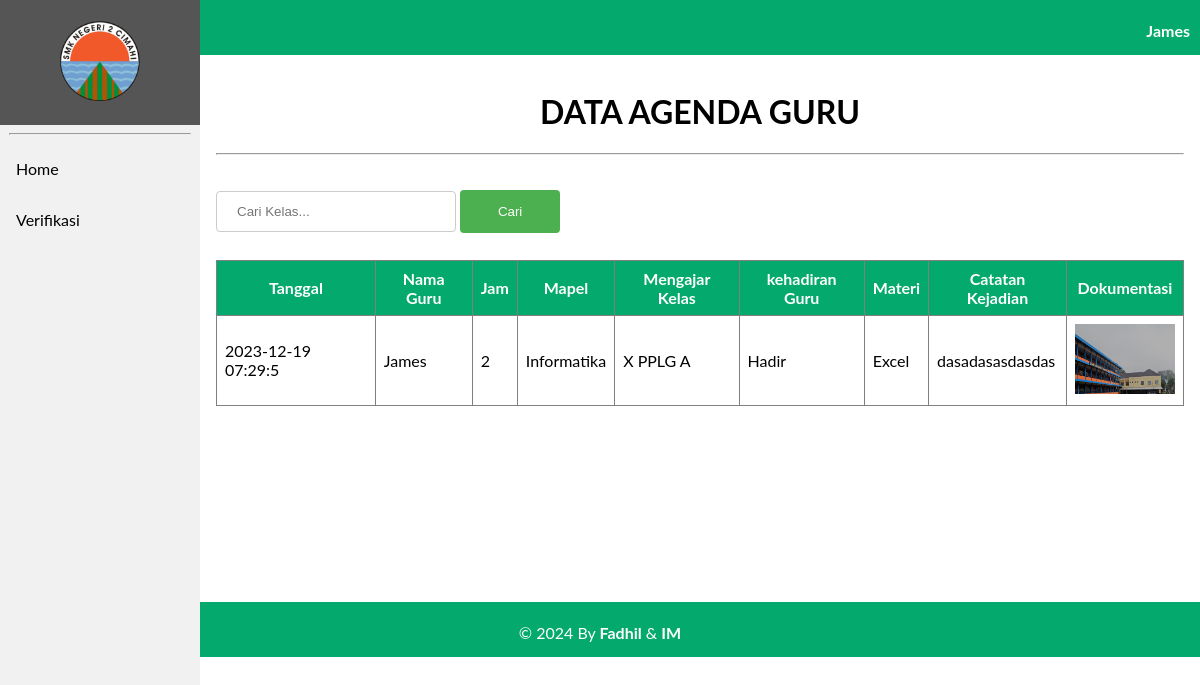
/agenda/tampil_agenda_guru.php?id=198111032008011006, run on an earlier commit of the app's database.
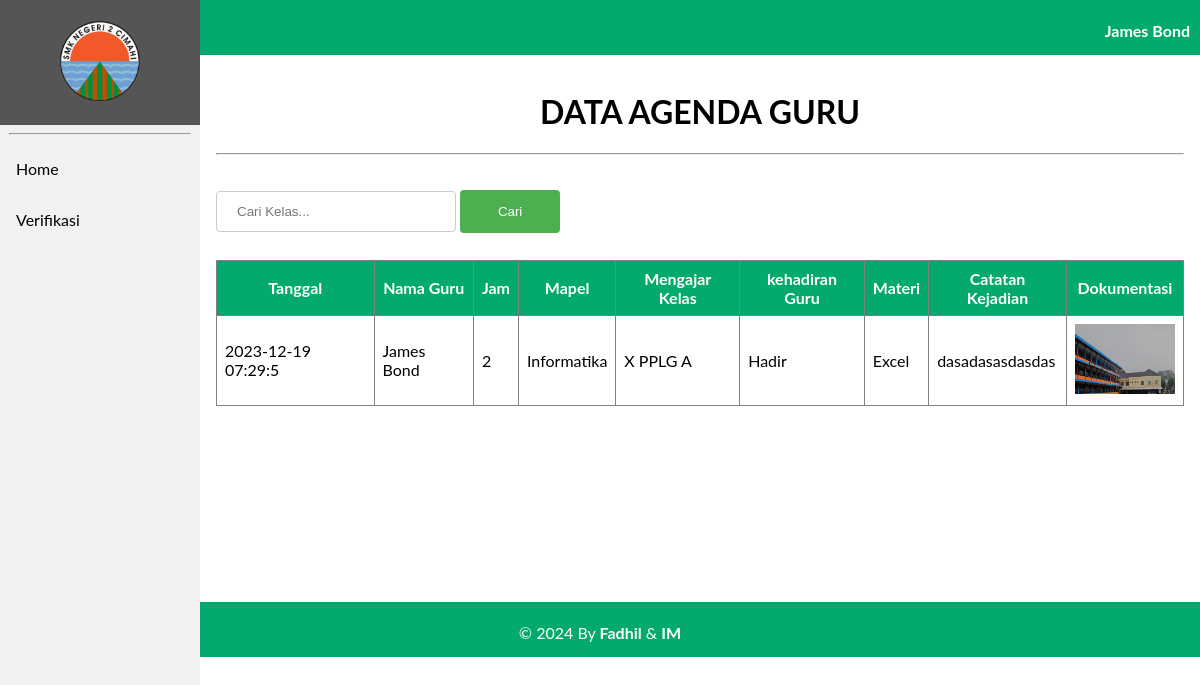
And on a later commit of the database.
### tables this page shows
CREATE TABLE `tb_guru` (
  `nip` varchar(18) NOT NULL,
  `id_mapel` varchar(6) NOT NULL,
  `nama_guru` varchar(100) NOT NULL,
  `password` varchar(100) NOT NULL,
  `role` int(11) NOT NULL
);

CREATE TABLE `tb_agenda_guru` (
  `id_agenda_guru` int(11) NOT NULL,
  `tgl` varchar(18) NOT NULL,
  `jam_ke` int(11) NOT NULL,
  `nip` varchar(18) NOT NULL,
  `id_kelas` varchar(6) NOT NULL,
  `id_mapel` varchar(6) NOT NULL,
  `materi` varchar(200) NOT NULL,
  `dokumentasi` text NOT NULL,
  `catatan_kejadian` text NOT NULL,
  `kehadiran_guru` varchar(50) NOT NULL
);

CREATE TABLE `tb_mapel` (
  `id_mapel` varchar(6) NOT NULL,
  `nama_mapel` varchar(70) NOT NULL
);

CREATE TABLE `tb_kelas` (
  `id_kelas` varchar(6) NOT NULL,
  `nama_kelas` varchar(50) NOT NULL,
  `username` varchar(50) NOT NULL,
  `password` varchar(50) NOT NULL,
  `role` int(11) NOT NULL
);

### agenda/tampil_agenda_guru.php (the view, shortened to what this page needs)
<?php
    include 'koneksi.php';
    $nip = $_GET['id'];
    $sql = "SELECT  tb_agenda_guru.id_agenda_guru, tb_agenda_guru.tgl, tb_guru.nama_guru, tb_agenda_guru.jam_ke, tb_mapel.nama_mapel, tb_kelas.nama_kelas, tb_agenda_guru.kehadiran_guru,
            tb_agenda_guru.materi, tb_agenda_guru.catatan_kejadian, tb_agenda_guru.dokumentasi FROM tb_agenda_guru INNER JOIN tb_guru ON tb_agenda_guru.nip = tb_guru.nip
            INNER JOIN tb_mapel ON tb_agenda_guru.id_mapel = tb_mapel.id_mapel
            INNER JOIN tb_kelas ON tb_agenda_guru.id_kelas = tb_kelas.id_kelas WHERE tb_agenda_guru.nip='$nip'";
    $level = mysqli_query($Conn,$sql);
    $sql1 = "SELECT * FROM tb_guru WHERE nip='$nip'";
    $k = mysqli_query($Conn,$sql1);
?>
<!DOCTYPE html>
<html>
<head>
    <link rel="stylesheet" href="navbar.css">
<body>
<header>
        <div class="sidebar">
            <a href="beranda2.php?id=<?= $nip ?>"><center><img src="image/2cmi.PNG" style="width: 80px; padding: 5px;"></center></a>
            <hr  style="width: 90%;">
            <a href="beranda2.php?id=<?= $nip ?>">Home</a>
            <a href="verifikasi.php?id=<?= $nip ?>">Verifikasi</a>
        </div>
    </header>
    <div class="head">
        <?php
              foreach($k as $nama){ ?>
              <p style="margin-right: 10px;"><b><?= $nama['nama_guru'] ?></b></p>
            <?php
              }
          ?>
    </div>
    <div class="content">
    <center>
<h1>DATA AGENDA GURU</h1><hr> </center>
<br>
<form action="search.php" method="POST">
    <input type="text" name="search" placeholder="Cari Kelas...">
    <input type="submit" name="submit" value="Cari">
</form><br>
<center>
<table border="1" cellspacing="0" cellpadding = "10px">
    <thead>
        <tr>
            <th>Tanggal</th>
            <th>Nama Guru</th>
            <th>Jam</th>
            <th>Mapel </th>
            <th>Mengajar Kelas</th>
            <th>kehadiran Guru</th>
            <th>Materi </th>
            <th>Catatan Kejadian</th>
            <th>Dokumentasi </th>
        </tr>
    </thead>
    <tbody>
    <?php foreach ($level as $row) : ?>
            <tr>
                <td><?= $row["tgl"];?></td>
                <td><?= $row["nama_guru"];?></td>
                <td><?= $row["jam_ke"];?></td>
                <td><?= $row["nama_mapel"];?></td>
                <td><?= $row["nama_kelas"];?></td>
                <td><?= $row["kehadiran_guru"];?></td>
                <td><?= $row["materi"];?></td>
                <td><?= $row["catatan_kejadian"];?></td>
                <td><center><img src="image/<?= $row["dokumentasi"];?>" width="100" height="70px"></center></td>
            </tr>
            <?php endforeach ;
            ?>
    </tbody>
</table>
    </center>
</div>
<div class="footer">
        <p>&copy; 2024 By <b>Fadhil</b> & <b>IM</b></p>
    </div>

What changed in the data, as far as the page shows it:
changed tb_guru: nama_guru "James" → "James Bond"
changed through a linked row, tb_agenda_guru "Hadir": tb_guru.nama_guru "James" → "James Bond"
